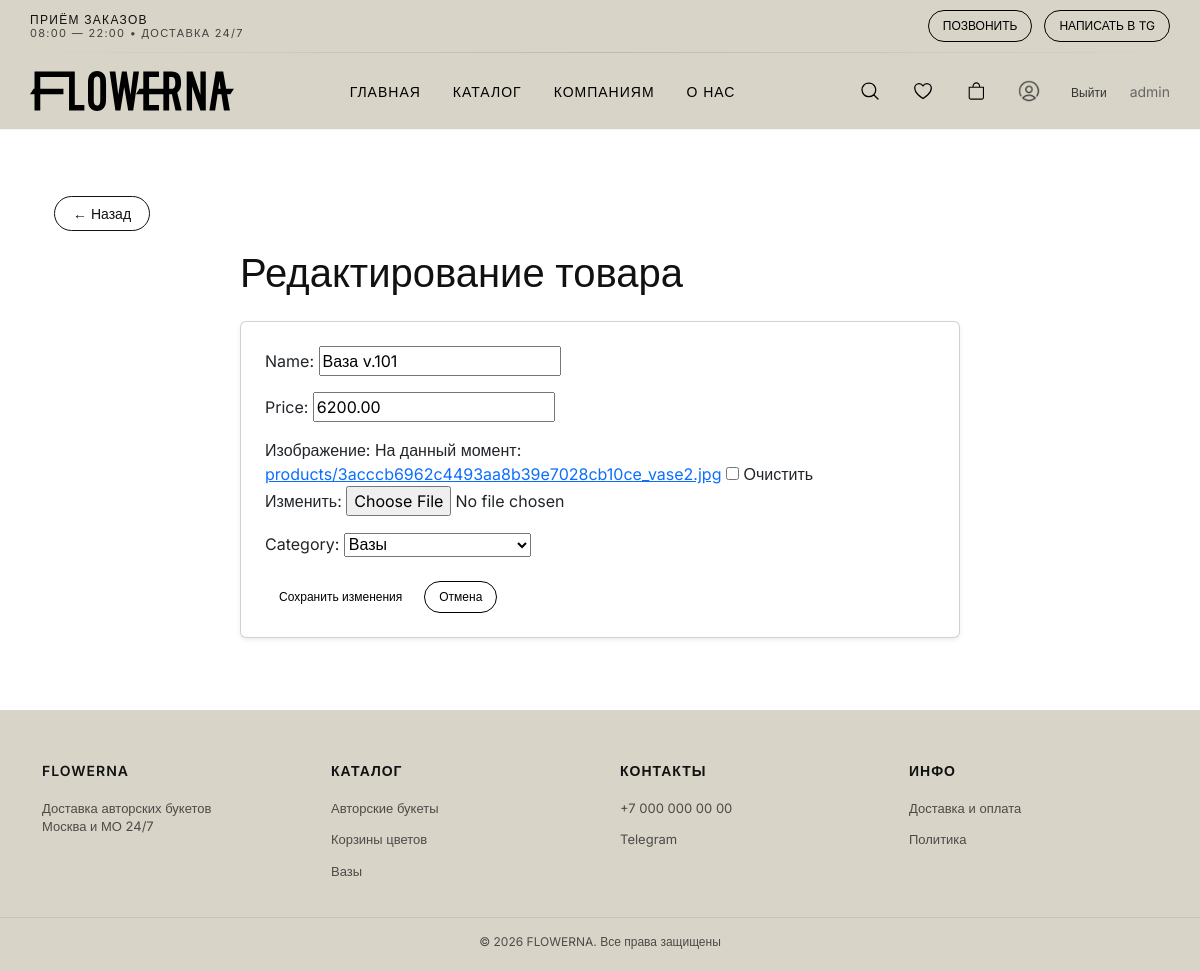
Page /product/375/edit/ (signed in) on the earlier database version.
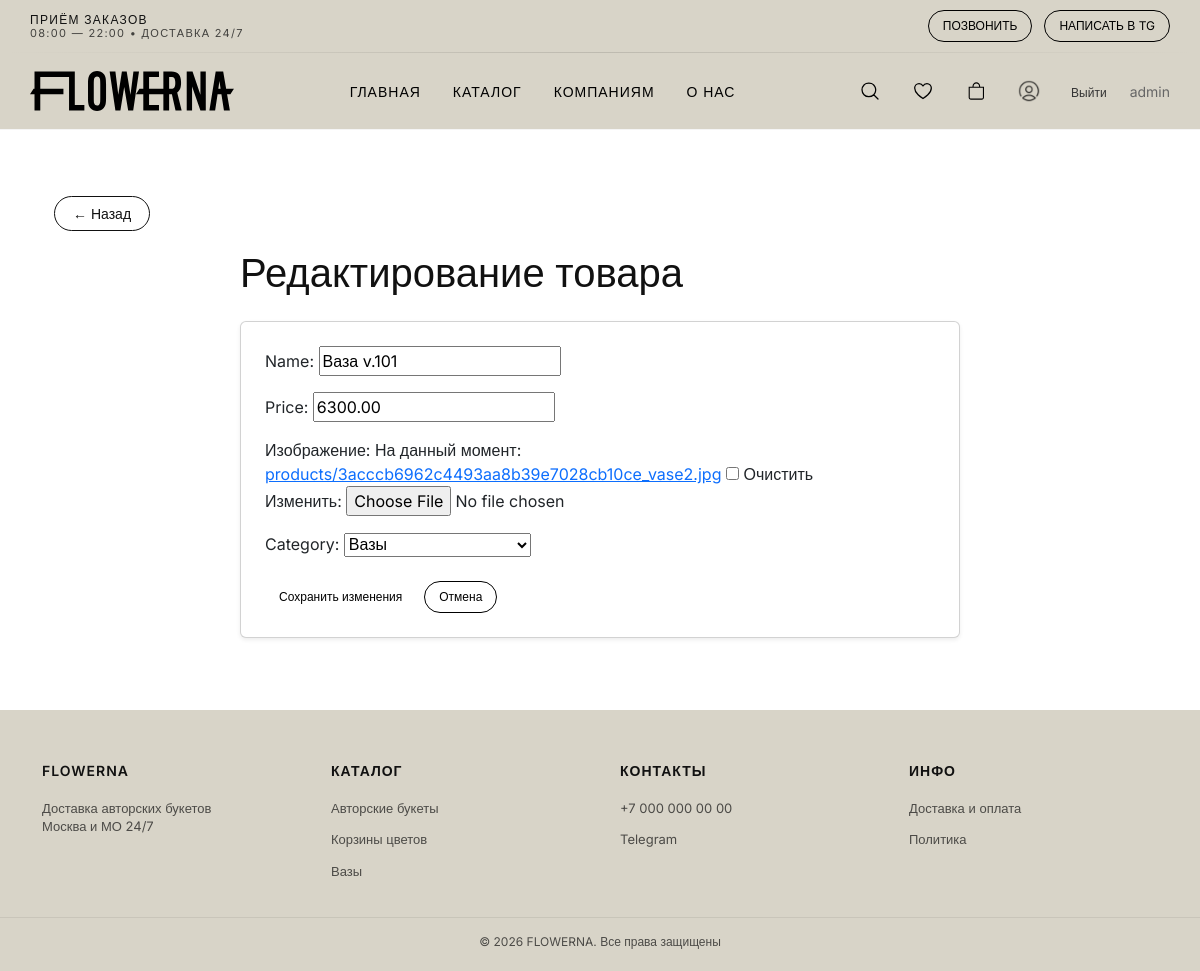
Same page on the later database version.
### catalog/models.py (models this page shows, shortened)
class Product(models.Model):
    id = models.AutoField(primary_key=True)
    category = models.ForeignKey(Category, on_delete=models.CASCADE, related_name='products', null=True, blank=True)
    name = models.CharField(max_length=255)
    price = models.DecimalField(max_digits=10, decimal_places=2)
    description = models.TextField(null=True, blank=True)
    is_available = models.BooleanField(default=True)
    image = models.ImageField(upload_to='products/', null=True, blank=True, verbose_name='Изображение')
    is_recommended = models.BooleanField(default=False)
    class Meta:
        verbose_name = 'Товар'
        verbose_name_plural = 'Товары'

class Category(models.Model):
    name = models.CharField(max_length=255)
    description = models.TextField(null=True, blank=True)
    image = models.ImageField(upload_to='categories/', blank=True, null=True)
    slug = models.SlugField(unique=True, blank=True, null=True)
    is_featured = models.BooleanField(default=False)
    def __str__(self):
        return self.name

### catalog/views.py (the view)
# urls.py: path('product/<int:pk>/edit/', views.edit_product, name='product-edit'),
@manager_or_admin_required
def edit_product(request, pk):
    product = get_object_or_404(Product, pk=pk)
    form = ProductForm(request.POST or None, request.FILES or None, instance=product)
    if form.is_valid():
        form.save()
        return redirect('catalog')
    return render(request, 'catalog/edit_product.html', {'form': form})

### catalog/forms.py
class ProductForm(forms.ModelForm):
    class Meta:
        model = Product
        fields = ['name', 'price', 'image', 'category']

### catalog/context_processors.py (called while the page is built)
def categories_processor(request):
    footer_category_slugs = [
        'avtorskie-bukety',
        'vazy',
        'mono-duo-i-trio-bukety',
        'korziny-tsvetov',
        'cveti-v-korobke'
    ]
    footer_categories = Category.objects.filter(
        slug__in=footer_category_slugs
    )
    return {
        'footer_categories': footer_categories
    }

### templates/catalog/edit_product.html (shortened to what this page needs)
{% extends 'base.html' %}
{% load static %}
{% block content %}
<section class="product-edit py-5">
    <div class="container">
        <a href="{% url 'catalog' %}" class="back-btn">
            ← Назад
        </a>
        <div class="row mt-4">
            <div class="col-lg-8 mx-auto">
                <h1 class="mb-4">
                    Редактирование товара
                </h1>
                <div class="card p-4 shadow-sm">
                    <form method="post" enctype="multipart/form-data">
                        {{ form.as_p }}
                        <div class="d-flex gap-2 mt-4">
                            <button type="submit" class="btn btn-success">
                                Сохранить изменения
                            </button>
                            <a href="{% url 'catalog' %}" class="btn btn-outline-secondary">
                                Отмена
                            </a>
                        </div>
                    </form>
                </div>
            </div>
        </div>
    </div>
</section>
{% endblock %}

Differences in the rows shown:
changed Product "Вазы": price "6200.00" → "6300.00"
